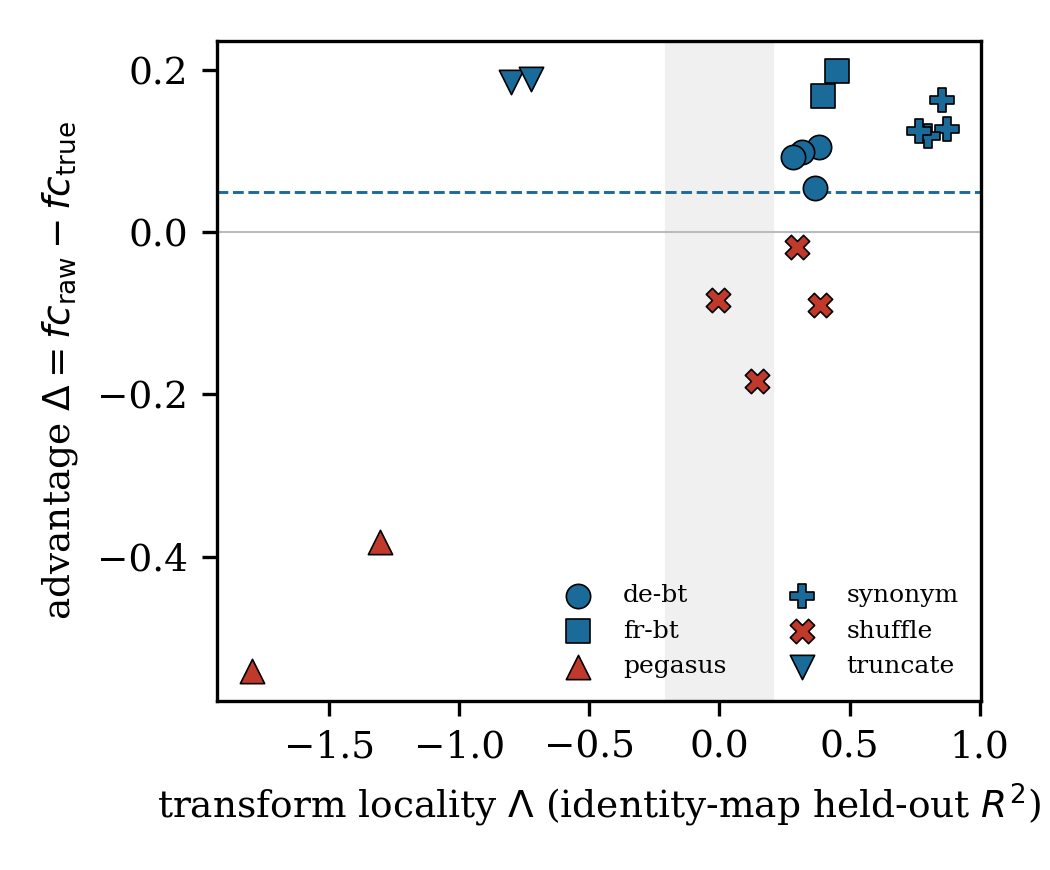

Python code for this plot:
#!/usr/bin/env python3
"""Figure: consumer-metric false-clear advantage Delta = fc_raw - fc_true vs
transform locality Lambda = identity-map held-out R^2, across all graded
(cell, layer) units of V1+V2 (V3 appends when graded). Reads committed
records only. Serif, 300dpi, marker shape encodes transform family."""
import json
import os

import matplotlib
matplotlib.use("Agg")
import matplotlib.pyplot as plt

HERE = os.path.dirname(os.path.abspath(__file__))
D = os.path.join(HERE, "..", "..")   # analysis/cr-ieip

# Lambda (identity-map held-out R^2) per unit, from v2_graded.json posthoc +
# the V1 post-mortem identity values are not all recomputed; we use the V2
# family (which has both arms) plus V1 A/C paraphrase + bt from records.
# For the figure we read v2_graded.json's posthoc_identity_R2 (D,E,F,G) and the
# per-unit false-clears from each cell result.
gr = json.load(open(os.path.join(D, "v2_graded.json")))
lam = gr["posthoc_identity_R2"]           # {cell:{layer:Lambda}}
CELLS = {"cellD": ("de-bt", [12, 18]), "cellE": ("fr-bt", [14, 21]),
         "cellF": ("pegasus", [12, 18]), "cellG": ("de-bt", [14, 21])}
MARK = {"de-bt": "o", "fr-bt": "s", "pegasus": "^", "es-bt": "D",
        "synonym": "P", "shuffle": "X", "truncate": "v"}

pts = []
for tag, (fam, layers) in CELLS.items():
    res = json.load(open(os.path.join(D, f"cr_ieip_{tag}_result.json")))
    for L in layers:
        lval = lam[tag][str(L)]
        d = res[str(L)]["false_clear"]["raw"] - res[str(L)]["false_clear"]["true"]
        pts.append((lval, d, fam))

# append V3 cells H-L: measured Lambda in v3_lambda.json (sealed gate machinery)
v3lam = os.path.join(D, "v3_lambda.json")
if os.path.exists(v3lam):
    vg = json.load(open(v3lam))
    V3 = {"cellH": ("synonym", [12, 18]), "cellI": ("shuffle", [14, 21]),
          "cellJ": ("truncate", [12, 18]), "cellK": ("synonym", [14, 21]),
          "cellL": ("shuffle", [12, 18])}
    for tag, (fam, layers) in V3.items():
        rp = os.path.join(D, f"cr_ieip_{tag}_result.json")
        if not os.path.exists(rp):
            continue
        res = json.load(open(rp))
        for L in layers:
            lval = vg.get(tag, {}).get("lambda", {}).get(str(L))
            if lval is None:
                continue
            d = res[str(L)]["false_clear"]["raw"] - res[str(L)]["false_clear"]["true"]
            pts.append((lval, d, fam))

plt.rcParams.update({"font.family": "serif", "font.size": 9})
fig, ax = plt.subplots(figsize=(3.5, 2.9), dpi=300)
seen = set()
for lval, d, fam in pts:
    ax.scatter(lval, d, marker=MARK.get(fam, "o"), s=34,
               facecolor="#1a6b9a" if d >= 0.05 else ("#c0392b" if d <= 0.01 else "#888"),
               edgecolor="black", linewidth=0.4,
               label=fam if fam not in seen else None, zorder=3)
    seen.add(fam)
ax.axhline(0.05, ls="--", lw=0.7, color="#1a6b9a")
ax.axhline(0.0, lw=0.5, color="#bbb")
ax.axvspan(-0.2, 0.2, color="#f0f0f0", zorder=0)
ax.set_xlabel(r"transform locality $\Lambda$ (identity-map held-out $R^2$)")
ax.set_ylabel(r"advantage $\Delta = fc_{\rm raw}-fc_{\rm true}$")
ax.legend(fontsize=6, loc="lower right", frameon=False, ncol=2)
fig.tight_layout()
fig.savefig(os.path.join(HERE, "fig_delta_lambda.pdf"))
fig.savefig(os.path.join(HERE, "fig_delta_lambda.png"))
print(f"wrote fig_delta_lambda.{{pdf,png}} with {len(pts)} units")
